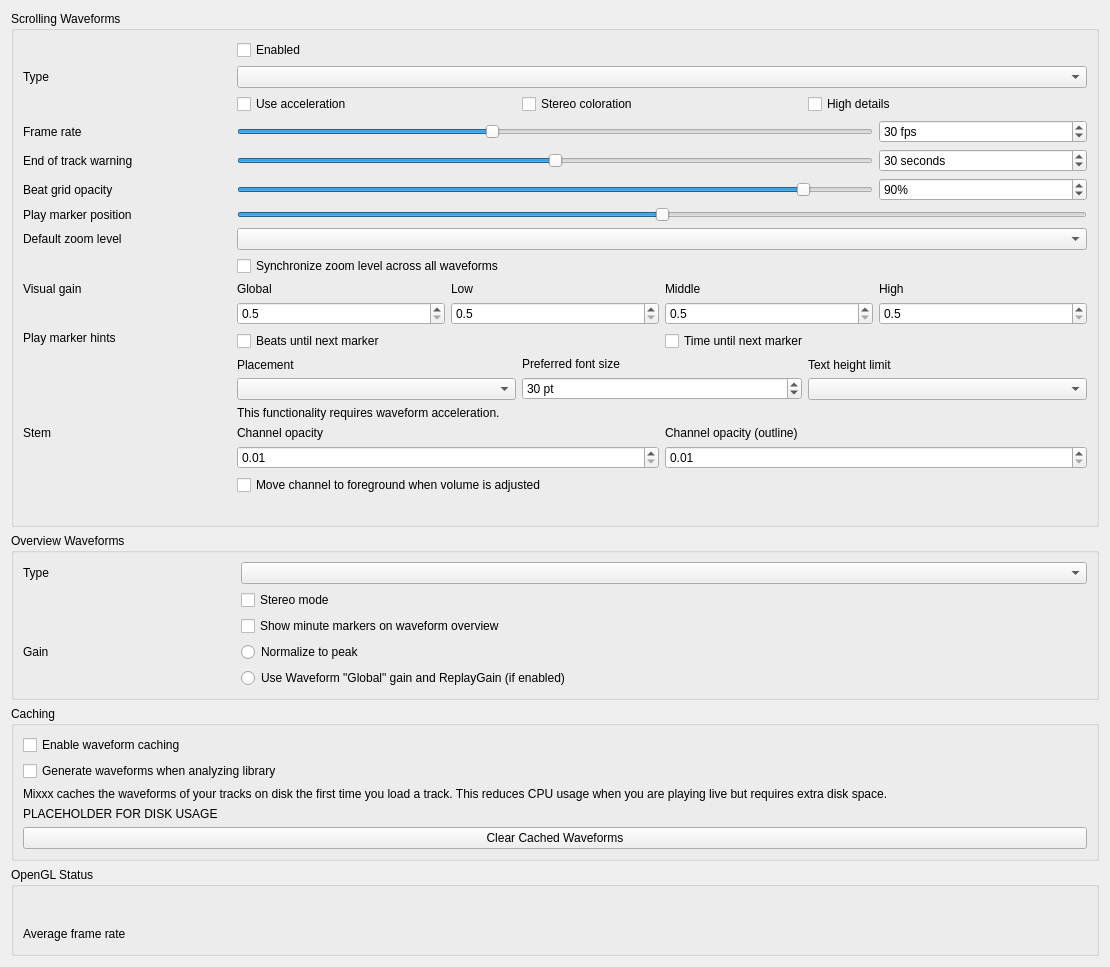
<?xml version="1.0" encoding="UTF-8"?>
<ui version="4.0">
 <class>DlgPrefWaveformDlg</class>
 <widget class="QWidget" name="DlgPrefWaveformDlg">
  <property name="geometry">
   <rect>
    <x>0</x>
    <y>0</y>
    <width>1110</width>
    <height>939</height>
   </rect>
  </property>
  <property name="windowTitle">
   <string>Waveform Preferences</string>
  </property>
  <layout class="QVBoxLayout" name="mainLayout">

  <item>
   <widget class="QGroupBox" name="waveform_groupbox">
    <property name="title">
     <string>Scrolling Waveforms</string>
    </property>
    <layout class="QGridLayout" name="waveform_layout">

     <item row="0" column="1">
      <widget class="QCheckBox" name="useWaveformCheckBox">
       <property name="text">
        <string>Enabled</string>
       </property>
      </widget>
     </item>

     <item row="1" column="0">
      <widget class="QLabel" name="waveformTypeLabel">
       <property name="sizePolicy">
        <sizepolicy hsizetype="Preferred" vsizetype="Preferred">
         <horstretch>0</horstretch>
         <verstretch>0</verstretch>
        </sizepolicy>
       </property>
       <property name="toolTip">
        <string extracomment="The big waveform summary shows the waveform envelope of the track near the current playback position."/>
       </property>
       <property name="text">
        <string>Type</string>
       </property>
       <property name="alignment">
        <set>Qt::AlignLeading|Qt::AlignLeft|Qt::AlignVCenter</set>
       </property>
       <property name="buddy">
        <cstring>waveformTypeComboBox</cstring>
       </property>
      </widget>
     </item>
     <item row="1" column="1" colspan="4">
      <widget class="QComboBox" name="waveformTypeComboBox">
       <property name="toolTip">
        <string>The waveform shows the waveform envelope of the track near the current playback position.
Select from different types of displays for the waveform, which differ primarily in the level of detail shown in the waveform.</string>
       </property>
      </widget>
     </item>

     <item row="2" column="1" colspan="4">
      <layout class="QHBoxLayout" name="waveform_render_options">
       <item>
        <widget class="QCheckBox" name="useAccelerationCheckBox">
         <property name="text">
          <string>Use acceleration</string>
         </property>
        </widget>
       </item>
       <item>
        <widget class="QCheckBox" name="splitLeftRightCheckBox">
         <property name="text">
          <string>Stereo coloration</string>
         </property>
        </widget>
       </item>
       <item>
        <widget class="QCheckBox" name="highDetailCheckBox">
         <property name="text">
          <string>High details</string>
         </property>
        </widget>
       </item>
      </layout>
     </item>

     <item row="4" column="0">
      <widget class="QLabel" name="frameRateLabel">
       <property name="text">
        <string>Frame rate</string>
       </property>
       <property name="alignment">
        <set>Qt::AlignLeading|Qt::AlignLeft|Qt::AlignVCenter</set>
       </property>
       <property name="buddy">
        <cstring>frameRateSlider</cstring>
       </property>
      </widget>
     </item>
     <item row="4" column="1" colspan="3">
      <widget class="QSlider" name="frameRateSlider">
       <property name="sizePolicy">
        <sizepolicy hsizetype="Preferred" vsizetype="Fixed">
         <horstretch>0</horstretch>
         <verstretch>0</verstretch>
        </sizepolicy>
       </property>
       <property name="maximumSize">
        <size>
         <width>16777215</width>
         <height>16777215</height>
        </size>
       </property>
       <property name="minimum">
        <number>10</number>
       </property>
       <property name="maximum">
        <number>60</number>
       </property>
       <property name="value">
        <number>30</number>
       </property>
       <property name="orientation">
        <enum>Qt::Horizontal</enum>
       </property>
      </widget>
     </item>
     <item row="4" column="4">
      <widget class="QSpinBox" name="frameRateSpinBox">
       <property name="toolTip">
        <string/>
       </property>
       <property name="suffix">
        <string> fps</string>
       </property>
       <property name="minimum">
        <number>10</number>
       </property>
       <property name="maximum">
        <number>60</number>
       </property>
       <property name="value">
        <number>30</number>
       </property>
      </widget>
     </item>

     <item row="5" column="0">
      <widget class="QLabel" name="endOfTrackWarningTimeLabel">
       <property name="text">
        <string>End of track warning</string>
       </property>
       <property name="alignment">
        <set>Qt::AlignLeading|Qt::AlignLeft|Qt::AlignVCenter</set>
       </property>
       <property name="buddy">
        <cstring>endOfTrackWarningTimeSlider</cstring>
       </property>
      </widget>
     </item>
     <item row="5" column="1" colspan="3">
      <widget class="QSlider" name="endOfTrackWarningTimeSlider">
       <property name="sizePolicy">
        <sizepolicy hsizetype="Preferred" vsizetype="Fixed">
         <horstretch>0</horstretch>
         <verstretch>0</verstretch>
        </sizepolicy>
       </property>
       <property name="maximumSize">
        <size>
         <width>16777215</width>
         <height>16777215</height>
        </size>
       </property>
       <property name="minimum">
        <number>0</number>
       </property>
       <property name="maximum">
        <number>60</number>
       </property>
       <property name="value">
        <number>30</number>
       </property>
       <property name="orientation">
        <enum>Qt::Horizontal</enum>
       </property>
      </widget>
     </item>
     <item row="5" column="4">
      <widget class="QSpinBox" name="endOfTrackWarningTimeSpinBox">
       <property name="toolTip">
        <string>Highlight the waveforms when the last seconds of a track remains.</string>
       </property>
       <property name="suffix">
        <string> seconds</string>
       </property>
       <property name="minimum">
        <number>0</number>
       </property>
       <property name="maximum">
        <number>60</number>
       </property>
       <property name="value">
        <number>30</number>
       </property>
      </widget>
     </item>

     <item row="6" column="0">
      <widget class="QLabel" name="BeatgridWaveform">
       <property name="toolTip">
        <string/>
       </property>
       <property name="midLineWidth">
        <number>6</number>
       </property>
       <property name="text">
        <string>Beat grid opacity</string>
       </property>
       <property name="alignment">
        <set>Qt::AlignLeading|Qt::AlignLeft|Qt::AlignVCenter</set>
       </property>
      </widget>
     </item>
     <item row="6" column="1" colspan="3">
      <widget class="QSlider" name="beatGridAlphaSlider">
       <property name="maximum">
        <number>100</number>
       </property>
       <property name="value">
        <number>90</number>
       </property>
       <property name="orientation">
        <enum>Qt::Horizontal</enum>
       </property>
      </widget>
     </item>
     <item row="6" column="4">
      <widget class="QSpinBox" name="beatGridAlphaSpinBox">
       <property name="toolTip">
        <string>Set amount of opacity on beat grid lines.</string>
       </property>
       <property name="suffix">
        <string>%</string>
       </property>
       <property name="maximum">
        <number>100</number>
       </property>
       <property name="value">
        <number>90</number>
       </property>
      </widget>
     </item>

     <item row="7" column="0">
      <widget class="QLabel" name="playMarkerPositionLabel">
       <property name="text">
        <string>Play marker position</string>
       </property>
      </widget>
     </item>
     <item row="7" column="1" colspan="4">
      <widget class="QSlider" name="playMarkerPositionSlider">
       <property name="sizePolicy">
        <sizepolicy hsizetype="Preferred" vsizetype="Fixed">
         <horstretch>0</horstretch>
         <verstretch>0</verstretch>
        </sizepolicy>
       </property>
       <property name="maximumSize">
        <size>
         <width>16777215</width>
         <height>16777215</height>
        </size>
       </property>
       <property name="toolTip">
        <string>Moves the play marker position on the waveforms to the left, right or center (default).</string>
       </property>
       <property name="minimum">
        <number>0</number>
       </property>
       <property name="maximum">
        <number>100</number>
       </property>
       <property name="value">
        <number>50</number>
       </property>
       <property name="orientation">
        <enum>Qt::Horizontal</enum>
       </property>
      </widget>
     </item>

     <item row="8" column="0">
      <widget class="QLabel" name="defaultZoomLabel">
       <property name="text">
        <string extracomment="Waveform zoom">Default zoom level</string>
       </property>
       <property name="alignment">
        <set>Qt::AlignLeading|Qt::AlignLeft|Qt::AlignVCenter</set>
       </property>
       <property name="buddy">
        <cstring>defaultZoomComboBox</cstring>
       </property>
      </widget>
     </item>
     <item row="8" column="1" colspan="4">
      <widget class="QComboBox" name="defaultZoomComboBox"/>
     </item>

     <item row="9" column="1" colspan="4">
      <widget class="QCheckBox" name="synchronizeZoomCheckBox">
       <property name="toolTip">
        <string>Synchronize zoom level across all waveform displays.</string>
       </property>
       <property name="text">
        <string>Synchronize zoom level across all waveforms</string>
       </property>
      </widget>
     </item>

     <item row="10" column="0">
      <widget class="QLabel" name="visualGainLabel">
       <property name="text">
        <string>Visual gain</string>
       </property>
       <property name="alignment">
        <set>Qt::AlignLeading|Qt::AlignLeft|Qt::AlignTop</set>
       </property>
       <property name="buddy">
        <cstring>allVisualGain</cstring>
       </property>
      </widget>
     </item>
     <item row="10" column="1" colspan="4">
      <layout class="QGridLayout" name="gridLayout_3">
       <item row="0" column="0">
        <widget class="QLabel" name="visualGainLabel_global">
         <property name="text">
          <string>Global</string>
         </property>
         <property name="alignment">
          <set>Qt::AlignLeading|Qt::AlignLeft|Qt::AlignVCenter</set>
         </property>
         <property name="buddy">
          <cstring>allVisualGain</cstring>
         </property>
        </widget>
       </item>
       <item row="0" column="1">
        <widget class="QLabel" name="visualGainLabel_low">
         <property name="text">
          <string>Low</string>
         </property>
         <property name="alignment">
          <set>Qt::AlignLeading|Qt::AlignLeft|Qt::AlignVCenter</set>
         </property>
         <property name="buddy">
          <cstring>allVisualGain</cstring>
         </property>
        </widget>
       </item>
       <item row="0" column="2">
        <widget class="QLabel" name="visualGainLabel_mid">
         <property name="text">
          <string>Middle</string>
         </property>
         <property name="alignment">
          <set>Qt::AlignLeading|Qt::AlignLeft|Qt::AlignVCenter</set>
         </property>
         <property name="buddy">
          <cstring>allVisualGain</cstring>
         </property>
        </widget>
       </item>
       <item row="0" column="3">
        <widget class="QLabel" name="visualGainLabel_high">
         <property name="text">
          <string>High</string>
         </property>
         <property name="alignment">
          <set>Qt::AlignLeading|Qt::AlignLeft|Qt::AlignVCenter</set>
         </property>
         <property name="buddy">
          <cstring>allVisualGain</cstring>
         </property>
        </widget>
       </item>

       <item row="1" column="0">
        <widget class="QDoubleSpinBox" name="allVisualGain">
         <property name="toolTip">
          <string>Global visual gain</string>
         </property>
         <property name="decimals">
          <number>1</number>
         </property>
         <property name="minimum">
          <double>0.500000000000000</double>
         </property>
         <property name="maximum">
          <double>5.000000000000000</double>
         </property>
         <property name="singleStep">
          <double>0.100000000000000</double>
         </property>
        </widget>
       </item>
       <item row="1" column="1">
        <widget class="QDoubleSpinBox" name="lowVisualGain">
         <property name="toolTip">
          <string>Visual gain of the low frequencies</string>
         </property>
         <property name="decimals">
          <number>1</number>
         </property>
         <property name="minimum">
          <double>0.500000000000000</double>
         </property>
         <property name="maximum">
          <double>5.000000000000000</double>
         </property>
         <property name="singleStep">
          <double>0.100000000000000</double>
         </property>
        </widget>
       </item>
       <item row="1" column="2">
        <widget class="QDoubleSpinBox" name="midVisualGain">
         <property name="toolTip">
          <string>Visual gain of the middle frequencies</string>
         </property>
         <property name="decimals">
          <number>1</number>
         </property>
         <property name="minimum">
          <double>0.500000000000000</double>
         </property>
         <property name="maximum">
          <double>5.000000000000000</double>
         </property>
         <property name="singleStep">
          <double>0.100000000000000</double>
         </property>
        </widget>
       </item>
       <item row="1" column="3">
        <widget class="QDoubleSpinBox" name="highVisualGain">
         <property name="toolTip">
          <string>Visual gain of the high frequencies</string>
         </property>
         <property name="decimals">
          <number>1</number>
         </property>
         <property name="minimum">
          <double>0.500000000000000</double>
         </property>
         <property name="maximum">
          <double>5.000000000000000</double>
         </property>
         <property name="singleStep">
          <double>0.100000000000000</double>
         </property>
        </widget>
       </item>
      </layout>
     </item>

     <item row="11" column="0">
      <widget class="QLabel" name="marker_hints_label">
       <property name="text">
        <string>Play marker hints</string>
       </property>
       <property name="alignment">
        <set>Qt::AlignLeading|Qt::AlignLeft|Qt::AlignTop</set>
       </property>
      </widget>
     </item>
     <item row="11" column="1" colspan="2">
      <widget class="QCheckBox" name="untilMarkShowBeatsCheckBox">
       <property name="text">
        <string>Beats until next marker</string>
       </property>
      </widget>
     </item>
     <item row="11" column="3" colspan="2">
      <widget class="QCheckBox" name="untilMarkShowTimeCheckBox">
       <property name="text">
        <string>Time until next marker</string>
       </property>
      </widget>
     </item>

     <item row="12" column="1" colspan="4">
      <layout class="QHBoxLayout" name="marker_option_layout">
       <item>
        <layout class="QVBoxLayout" name="marker_options_placement_layout">
         <item>
          <widget class="QLabel" name="untilMarkAlignLabel">
           <property name="text">
            <string>Placement</string>
           </property>
           <property name="alignment">
            <set>Qt::AlignLeading|Qt::AlignLeft|Qt::AlignVCenter</set>
           </property>
           <property name="buddy">
            <cstring>untilMarkAlignComboBox</cstring>
           </property>
          </widget>
         </item>
         <item>
          <widget class="QComboBox" name="untilMarkAlignComboBox"/>
         </item>
        </layout>
       </item>

       <item>
        <layout class="QVBoxLayout" name="marker_options_font_layout">
         <item>
          <widget class="QLabel" name="untilMarkTextPointSizeLabel">
           <property name="text">
            <string>Preferred font size</string>
           </property>
           <property name="alignment">
            <set>Qt::AlignLeading|Qt::AlignLeft|Qt::AlignVCenter</set>
           </property>
           <property name="buddy">
            <cstring>untilMarkTextPointSizeSpinBox</cstring>
           </property>
          </widget>
         </item>
         <item>
          <widget class="QSpinBox" name="untilMarkTextPointSizeSpinBox">
           <property name="toolTip">
            <string/>
           </property>
           <property name="suffix">
            <string> pt</string>
           </property>
           <property name="minimum">
            <number>10</number>
           </property>
           <property name="maximum">
            <number>100</number>
           </property>
           <property name="value">
            <number>30</number>
           </property>
          </widget>
         </item>
        </layout>
       </item>

       <item>
        <layout class="QVBoxLayout" name="marker_options_textheight_layout">
         <item>
          <widget class="QLabel" name="untilMarkTextHeightLimitLabel">
           <property name="text">
            <string>Text height limit</string>
           </property>
           <property name="alignment">
            <set>Qt::AlignLeading|Qt::AlignLeft|Qt::AlignVCenter</set>
           </property>
           <property name="buddy">
            <cstring>untilMarkTextHeightLimitComboBox</cstring>
           </property>
          </widget>
         </item>
         <item>
          <widget class="QComboBox" name="untilMarkTextHeightLimitComboBox"/>
         </item>
        </layout>
       </item>

      </layout><!-- marker_option_layout -->
     </item>

     <item row="13" column="1" colspan="4">
      <widget class="QLabel" name="requiresGLSLLabel">
       <property name="text">
        <string>This functionality requires waveform acceleration.</string>
       </property>
       <property name="alignment">
        <set>Qt::AlignLeading|Qt::AlignLeft|Qt::AlignVCenter</set>
       </property>
      </widget>
     </item>

     <item row="14" column="0">
      <widget class="QLabel" name="stemOpacityLabel">
       <property name="text">
        <string>Stem</string>
       </property>
       <property name="alignment">
        <set>Qt::AlignLeading|Qt::AlignLeft|Qt::AlignTop</set>
       </property>
       <property name="buddy">
        <cstring>stemOpacityMainLabel</cstring>
       </property>
      </widget>
     </item>
     <item row="14" column="1" colspan="4">
      <layout class="QGridLayout" name="stemOpacityGridLayout">
       <item row="0" column="0">
        <widget class="QLabel" name="stemOpacityMainLabel">
         <property name="text">
          <string>Channel opacity</string>
         </property>
         <property name="alignment">
          <set>Qt::AlignLeading|Qt::AlignLeft|Qt::AlignVCenter</set>
         </property>
         <property name="buddy">
          <cstring>stemOpacityMainLabel</cstring>
         </property>
        </widget>
       </item>
       <item row="0" column="1">
        <widget class="QLabel" name="stemOpacityOutlineLabel">
         <property name="text">
          <string>Channel opacity (outline)</string>
         </property>
         <property name="alignment">
          <set>Qt::AlignLeading|Qt::AlignLeft|Qt::AlignVCenter</set>
         </property>
         <property name="buddy">
          <cstring>stemOpacityMainLabel</cstring>
         </property>
        </widget>
       </item>

       <item row="1" column="0">
        <widget class="QDoubleSpinBox" name="stemOpacitySpinBox">
         <property name="toolTip">
          <string>Main stem opacity</string>
         </property>
         <property name="decimals">
          <number>2</number>
         </property>
         <property name="minimum">
          <double>0.010000000000000</double>
         </property>
         <property name="maximum">
          <double>1.000000000000000</double>
         </property>
         <property name="singleStep">
          <double>0.010000000000000</double>
         </property>
        </widget>
       </item>
       <item row="1" column="1">
        <widget class="QDoubleSpinBox" name="stemOutlineOpacitySpinBox">
         <property name="toolTip">
          <string>Outline stem opacity</string>
         </property>
         <property name="decimals">
          <number>2</number>
         </property>
         <property name="minimum">
          <double>0.010000000000000</double>
         </property>
         <property name="maximum">
          <double>1.000000000000000</double>
         </property>
         <property name="singleStep">
          <double>0.010000000000000</double>
         </property>
        </widget>
       </item>
       <item row="2" column="0" colspan="2">
        <widget class="QCheckBox" name="stemReorderLayerOnChangedCheckBox">
         <property name="text">
          <string>Move channel to foreground when volume is adjusted</string>
         </property>
        </widget>
       </item>
      </layout>
     </item>

     <item row="15" column="1" colspan="4">
      <widget class="QLabel" name="requiresGLSLLabel2">
       <property name="alignment">
        <set>Qt::AlignLeading|Qt::AlignLeft|Qt::AlignVCenter</set>
       </property>
      </widget>
     </item>

    </layout>
   </widget>
  </item><!-- waveform groupbox -->

  <item>
   <widget class="QGroupBox" name="overview_groupbox">
    <property name="title">
     <string>Overview Waveforms</string>
    </property>
    <layout class="QGridLayout" name="overview_layout">

     <item row="0" column="0">
      <widget class="QLabel" name="waveformOverviewLabel">
       <property name="toolTip">
        <string extracomment="The smaller, zoomed-out version of the waveform shows the various markers within the track as well as the waveform envelope of the entire track."/>
       </property>
       <property name="text">
        <string>Type</string>
       </property>
      </widget>
     </item>
     <item row="0" column="1" colspan="4">
      <widget class="QComboBox" name="waveformOverviewComboBox">
       <property name="toolTip">
        <string>The waveform overview shows the waveform envelope of the entire track.
Select from different types of displays for the waveform overview, which differ primarily in the level of detail shown in the waveform.</string>
       </property>
      </widget>
     </item>

     <item row="1" column="1" colspan="4">
      <widget class="QCheckBox" name="overviewStereoCheckBox">
       <property name="text">
        <string>Stereo mode</string>
       </property>
      </widget>
     </item>

     <item row="2" column="1" colspan="4">
      <widget class="QCheckBox" name="overviewMinuteMarkersCheckBox">
       <property name="text">
        <string>Show minute markers on waveform overview</string>
       </property>
      </widget>
     </item>

     <item row="3" column="0">
      <widget class="QLabel" name="overview_gain_label">
       <property name="toolTip">
        <string extracomment="Select a gain mode for the waveform overview."/>
       </property>
       <property name="text">
        <string>Gain</string>
       </property>
      </widget>
     </item>
     <item row="3" column="1" colspan="4">
      <widget class="QRadioButton" name="overview_scale_normalize">
       <property name="text">
        <string>Normalize to peak</string>
       </property>
       <attribute name="buttonGroup">
        <string notr="true">overview_scale_options</string>
       </attribute>
      </widget>
     </item>
     <item row="4" column="1" colspan="4">
      <widget class="QRadioButton" name="overview_scale_allReplayGain">
       <property name="text">
        <string extracomment="'Global' refers to the 'Global' visual gain in the scrolling waveform settings">Use Waveform "Global" gain and ReplayGain (if enabled)</string>
       </property>
       <attribute name="buttonGroup">
        <string notr="true">overview_scale_options</string>
       </attribute>
      </widget>
     </item>

    </layout>
   </widget>
  </item><!-- overview_groupbox -->

  <item>
   <widget class="QGroupBox" name="caching_groupbox">
    <property name="title">
     <string>Caching</string>
    </property>
    <layout class="QVBoxLayout" name="caching_layout">
     <item>
      <widget class="QCheckBox" name="enableWaveformCaching">
       <property name="text">
        <string>Enable waveform caching</string>
       </property>
      </widget>
     </item>
     <item>
      <widget class="QCheckBox" name="enableWaveformGenerationWithAnalysis">
       <property name="text">
        <string>Generate waveforms when analyzing library</string>
       </property>
      </widget>
     </item>
     <item>
      <widget class="QLabel" name="waveformCachingInfo">
       <property name="text">
        <string>Mixxx caches the waveforms of your tracks on disk the first time you load a track. This reduces CPU usage when you are playing live but requires extra disk space.</string>
       </property>
       <property name="wordWrap">
        <bool>true</bool>
       </property>
      </widget>
     </item>
     <item>
      <widget class="QLabel" name="waveformDiskUsage">
       <property name="sizePolicy">
        <sizepolicy hsizetype="Expanding" vsizetype="Minimum">
         <horstretch>0</horstretch>
         <verstretch>0</verstretch>
        </sizepolicy>
       </property>
       <property name="text">
        <string notr="true">PLACEHOLDER FOR DISK USAGE</string>
       </property>
       <property name="wordWrap">
        <bool>true</bool>
       </property>
      </widget>
     </item>
     <item>
      <widget class="QPushButton" name="clearCachedWaveforms">
       <property name="text">
        <string>Clear Cached Waveforms</string>
       </property>
      </widget>
     </item>
    </layout>
   </widget>
  </item><!-- caching_groupbox -->

  <item>
   <widget class="QGroupBox" name="opengl_status_groupbox">
    <property name="title">
     <string>OpenGL Status</string>
    </property>
    <layout class="QGridLayout" name="opengl_status_layout">
     <item row="0" column="0" colspan="3">
      <widget class="QLabel" name="openGlStatusData">
       <property name="sizePolicy">
        <sizepolicy hsizetype="Expanding" vsizetype="Minimum">
         <horstretch>0</horstretch>
         <verstretch>0</verstretch>
        </sizepolicy>
       </property>
       <property name="toolTip">
        <string>Displays which OpenGL version is supported by the current platform.</string>
       </property>
       <property name="text">
        <string/>
       </property>
       <property name="wordWrap">
        <bool>true</bool>
       </property>
       <property name="textInteractionFlags">
        <set>Qt::TextSelectableByKeyboard|Qt::TextSelectableByMouse</set>
       </property>
      </widget>
     </item>
     <item row="1" column="0">
      <widget class="QLabel" name="openGlStatusLabel_2">
       <property name="toolTip">
        <string/>
       </property>
       <property name="text">
        <string>Average frame rate</string>
       </property>
       <property name="alignment">
        <set>Qt::AlignLeading|Qt::AlignLeft|Qt::AlignVCenter</set>
       </property>
      </widget>
     </item>
     <item row="1" column="1" colspan="2">
      <widget class="QLabel" name="frameRateAverage">
       <property name="toolTip">
        <string>Displays the actual frame rate.</string>
       </property>
       <property name="text">
        <string/>
       </property>
      </widget>
     </item>
    </layout>
   </widget>
  </item><!-- opengl_status_groupbox -->

 </layout>
 </widget>
 <tabstops>
  <tabstop>useWaveformCheckBox</tabstop>
  <tabstop>waveformTypeComboBox</tabstop>
  <tabstop>useAccelerationCheckBox</tabstop>
  <tabstop>splitLeftRightCheckBox</tabstop>
  <tabstop>highDetailCheckBox</tabstop>
  <tabstop>frameRateSlider</tabstop>
  <tabstop>frameRateSpinBox</tabstop>
  <tabstop>endOfTrackWarningTimeSlider</tabstop>
  <tabstop>endOfTrackWarningTimeSpinBox</tabstop>
  <tabstop>beatGridAlphaSlider</tabstop>
  <tabstop>beatGridAlphaSpinBox</tabstop>
  <tabstop>playMarkerPositionSlider</tabstop>
  <tabstop>defaultZoomComboBox</tabstop>
  <tabstop>synchronizeZoomCheckBox</tabstop>
  <tabstop>allVisualGain</tabstop>
  <tabstop>lowVisualGain</tabstop>
  <tabstop>midVisualGain</tabstop>
  <tabstop>highVisualGain</tabstop>
  <tabstop>untilMarkShowBeatsCheckBox</tabstop>
  <tabstop>untilMarkShowTimeCheckBox</tabstop>
  <tabstop>untilMarkAlignComboBox</tabstop>
  <tabstop>untilMarkTextPointSizeSpinBox</tabstop>
  <tabstop>untilMarkTextHeightLimitComboBox</tabstop>
  <tabstop>waveformOverviewComboBox</tabstop>
  <tabstop>overviewStereoCheckBox</tabstop>
  <tabstop>overviewMinuteMarkersCheckBox</tabstop>
  <tabstop>overview_scale_normalize</tabstop>
  <tabstop>overview_scale_allReplayGain</tabstop>
  <tabstop>enableWaveformCaching</tabstop>
  <tabstop>enableWaveformGenerationWithAnalysis</tabstop>
  <tabstop>clearCachedWaveforms</tabstop>
 </tabstops>
 <buttongroups>
  <buttongroup name="overview_scale_options"/>
 </buttongroups>
 <resources/>
 <connections/>
</ui>
